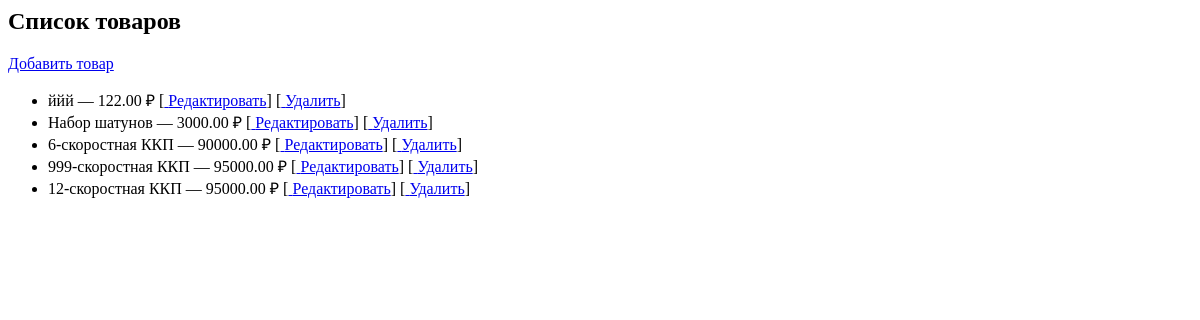
The app's page /, older data.
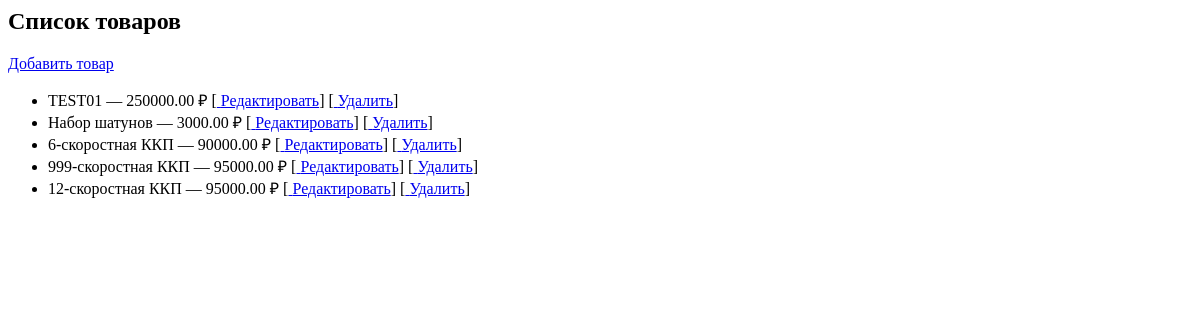
The same page, newer data.
### products/models.py (models this page shows, shortened)
class Product(models.Model):
    name = models.CharField(max_length=255, verbose_name="Название товара")
    description = models.TextField(verbose_name="Описание")
    price = models.DecimalField(max_digits=10, decimal_places=2, verbose_name="Цена")
    category = models.ForeignKey(Category, on_delete=models.CASCADE, verbose_name="Категория", related_name="products")
    stock = models.PositiveIntegerField(verbose_name="Остаток на складе")
    image = models.ImageField(upload_to='product_images/', verbose_name="Изображение")
    available = models.BooleanField(default=True, verbose_name="В наличии")
    speed_count = models.IntegerField(choices=[(6, "6 скоростей"), (9, "9 скоростей"), (12, "12 скоростей")], null=True, blank=True, verbose_name="Число передач")
    created_at = models.DateTimeField(default=timezone.now, verbose_name="Дата создания")
    objects = ProductManager()
    class Meta:
        verbose_name = "Товар"
        verbose_name_plural = "Товары"
        ordering = ['-created_at','price']

### products/views.py (the view)
# urls.py: path('', views.product_list, name='product_list'),
def product_list(request):
    products = Product.objects.select_related('category').all()
    return render(request, 'products/product_list.html', {'products': products})

### templates/products/product_list.html
<h2>Список товаров</h2>
<a href="{% url 'product_create' %}"> Добавить товар</a>
<ul>
  {% for product in products %}
    <li>
      {{ product.name }} — {{ product.price }} ₽
      [<a href="{% url 'product_edit' product.pk %}"> Редактировать</a>]
      [<a href="{% url 'product_delete' product.pk %}"> Удалить</a>]
    </li>
  {% endfor %}
</ul>

Row changes from the older to the newer data that the page shows:
removed Product: name "ййй", price "122.00"
added Product: name "TEST01", price "250000.00"
